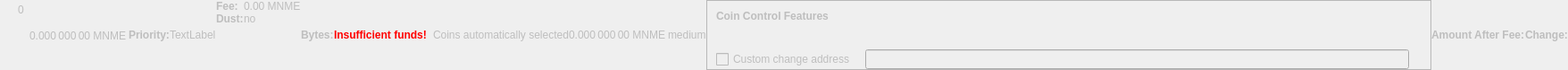
    <widget class="QWidget" name="dummyHideWidget" native="true">
     <property name="enabled">
      <bool>false</bool>
     </property>
     <property name="maximumSize">
      <size>
       <width>100</width>
       <height>22</height>
      </size>
     </property>
     <layout class="QHBoxLayout" name="dummyHideLayout">
      <property name="spacing">
       <number>0</number>
      </property>
      <property name="leftMargin">
       <number>0</number>
      </property>
      <property name="topMargin">
       <number>0</number>
      </property>
      <property name="rightMargin">
       <number>0</number>
      </property>
      <property name="bottomMargin">
       <number>0</number>
      </property>
      <item>
       <layout class="QFormLayout" name="formLayoutCoinControl1">
        <property name="horizontalSpacing">
         <number>10</number>
        </property>
        <property name="verticalSpacing">
         <number>14</number>
        </property>
        <property name="leftMargin">
         <number>10</number>
        </property>
        <property name="topMargin">
         <number>4</number>
        </property>
        <property name="rightMargin">
         <number>6</number>
        </property>
        <item row="0" column="1">
         <widget class="QLabel" name="labelCoinControlBytes">
          <property name="cursor">
           <cursorShape>IBeamCursor</cursorShape>
          </property>
          <property name="contextMenuPolicy">
           <enum>Qt::ActionsContextMenu</enum>
          </property>
          <property name="text">
           <string notr="true">0</string>
          </property>
          <property name="textInteractionFlags">
           <set>Qt::LinksAccessibleByMouse|Qt::TextSelectableByKeyboard|Qt::TextSelectableByMouse</set>
          </property>
         </widget>
        </item>
       </layout>
      </item>
      <item>
       <widget class="QLabel" name="labelCoinControlAfterFee">
        <property name="enabled">
         <bool>false</bool>
        </property>
        <property name="sizePolicy">
         <sizepolicy hsizetype="Fixed" vsizetype="Fixed">
          <horstretch>0</horstretch>
          <verstretch>0</verstretch>
         </sizepolicy>
        </property>
        <property name="minimumSize">
         <size>
          <width>111</width>
          <height>12</height>
         </size>
        </property>
        <property name="maximumSize">
         <size>
          <width>111</width>
          <height>12</height>
         </size>
        </property>
        <property name="cursor">
         <cursorShape>IBeamCursor</cursorShape>
        </property>
        <property name="contextMenuPolicy">
         <enum>Qt::ActionsContextMenu</enum>
        </property>
        <property name="text">
         <string notr="true">0.000 000 00 MNME</string>
        </property>
        <property name="textInteractionFlags">
         <set>Qt::LinksAccessibleByMouse|Qt::TextSelectableByKeyboard|Qt::TextSelectableByMouse</set>
        </property>
       </widget>
      </item>
      <item>
       <widget class="QLabel" name="labelCoinControlPriorityText">
        <property name="enabled">
         <bool>false</bool>
        </property>
        <property name="font">
         <font>
          <weight>75</weight>
          <bold>true</bold>
         </font>
        </property>
        <property name="text">
         <string>Priority:</string>
        </property>
       </widget>
      </item>
      <item>
       <layout class="QHBoxLayout" name="horizontalLayout">
        <item>
         <widget class="QLabel" name="WarningLabel">
          <property name="text">
           <string>TextLabel</string>
          </property>
         </widget>
        </item>
       </layout>
      </item>
      <item>
       <layout class="QFormLayout" name="formLayoutCoinControl3">
        <property name="horizontalSpacing">
         <number>0</number>
        </property>
        <property name="verticalSpacing">
         <number>0</number>
        </property>
        <property name="leftMargin">
         <number>0</number>
        </property>
        <property name="topMargin">
         <number>0</number>
        </property>
        <property name="rightMargin">
         <number>0</number>
        </property>
        <item row="0" column="0">
         <widget class="QLabel" name="labelCoinControlFeeText">
          <property name="enabled">
           <bool>false</bool>
          </property>
          <property name="font">
           <font>
            <weight>75</weight>
            <bold>true</bold>
           </font>
          </property>
          <property name="text">
           <string>Fee:</string>
          </property>
          <property name="margin">
           <number>0</number>
          </property>
         </widget>
        </item>
        <item row="0" column="1">
         <widget class="QLabel" name="labelCoinControlFee">
          <property name="enabled">
           <bool>false</bool>
          </property>
          <property name="cursor">
           <cursorShape>IBeamCursor</cursorShape>
          </property>
          <property name="contextMenuPolicy">
           <enum>Qt::ActionsContextMenu</enum>
          </property>
          <property name="text">
           <string notr="true">0.00 MNME</string>
          </property>
          <property name="textInteractionFlags">
           <set>Qt::LinksAccessibleByMouse|Qt::TextSelectableByKeyboard|Qt::TextSelectableByMouse</set>
          </property>
         </widget>
        </item>
        <item row="1" column="0">
         <widget class="QLabel" name="labelCoinControlLowOutputText">
          <property name="enabled">
           <bool>false</bool>
          </property>
          <property name="font">
           <font>
            <weight>75</weight>
            <bold>true</bold>
           </font>
          </property>
          <property name="text">
           <string>Dust:</string>
          </property>
         </widget>
        </item>
        <item row="1" column="1">
         <widget class="QLabel" name="labelCoinControlLowOutput">
          <property name="enabled">
           <bool>false</bool>
          </property>
          <property name="cursor">
           <cursorShape>IBeamCursor</cursorShape>
          </property>
          <property name="contextMenuPolicy">
           <enum>Qt::ActionsContextMenu</enum>
          </property>
          <property name="text">
           <string>no</string>
          </property>
          <property name="textInteractionFlags">
           <set>Qt::LinksAccessibleByMouse|Qt::TextSelectableByKeyboard|Qt::TextSelectableByMouse</set>
          </property>
         </widget>
        </item>
       </layout>
      </item>
      <item>
       <widget class="QLabel" name="labelCoinControlBytesText">
        <property name="enabled">
         <bool>false</bool>
        </property>
        <property name="font">
         <font>
          <weight>75</weight>
          <bold>true</bold>
         </font>
        </property>
        <property name="text">
         <string>Bytes:</string>
        </property>
       </widget>
      </item>
      <item>
       <layout class="QFormLayout" name="formLayoutCoinControl2">
        <property name="horizontalSpacing">
         <number>0</number>
        </property>
        <property name="verticalSpacing">
         <number>0</number>
        </property>
        <property name="leftMargin">
         <number>0</number>
        </property>
        <property name="topMargin">
         <number>0</number>
        </property>
        <property name="rightMargin">
         <number>0</number>
        </property>
       </layout>
      </item>
      <item>
       <layout class="QHBoxLayout" name="horizontalLayoutCoinControl2">
        <property name="spacing">
         <number>0</number>
        </property>
        <property name="bottomMargin">
         <number>0</number>
        </property>
       </layout>
      </item>
      <item>
       <widget class="QLabel" name="labelCoinControlInsuffFunds">
        <property name="enabled">
         <bool>false</bool>
        </property>
        <property name="minimumSize">
         <size>
          <width>0</width>
          <height>0</height>
         </size>
        </property>
        <property name="font">
         <font>
          <weight>75</weight>
          <bold>true</bold>
         </font>
        </property>
        <property name="styleSheet">
         <string notr="true">color:red;font-weight:bold;</string>
        </property>
        <property name="text">
         <string>Insufficient funds!</string>
        </property>
        <property name="margin">
         <number>5</number>
        </property>
       </widget>
      </item>
      <item>
       <layout class="QFormLayout" name="formLayoutCoinControl4">
        <property name="horizontalSpacing">
         <number>0</number>
        </property>
        <property name="verticalSpacing">
         <number>0</number>
        </property>
        <property name="leftMargin">
         <number>0</number>
        </property>
        <property name="topMargin">
         <number>0</number>
        </property>
        <property name="rightMargin">
         <number>0</number>
        </property>
       </layout>
      </item>
      <item>
       <widget class="QLabel" name="labelCoinControlChangeLabel">
        <property name="enabled">
         <bool>false</bool>
        </property>
        <property name="sizePolicy">
         <sizepolicy hsizetype="Preferred" vsizetype="Expanding">
          <horstretch>0</horstretch>
          <verstretch>0</verstretch>
         </sizepolicy>
        </property>
        <property name="minimumSize">
         <size>
          <width>0</width>
          <height>0</height>
         </size>
        </property>
        <property name="text">
         <string/>
        </property>
        <property name="margin">
         <number>3</number>
        </property>
       </widget>
      </item>
      <item>
       <widget class="QLabel" name="labelCoinControlAutomaticallySelected">
        <property name="enabled">
         <bool>false</bool>
        </property>
        <property name="sizePolicy">
         <sizepolicy hsizetype="Fixed" vsizetype="Fixed">
          <horstretch>0</horstretch>
          <verstretch>0</verstretch>
         </sizepolicy>
        </property>
        <property name="minimumSize">
         <size>
          <width>0</width>
          <height>0</height>
         </size>
        </property>
        <property name="maximumSize">
         <size>
          <width>240</width>
          <height>16777215</height>
         </size>
        </property>
        <property name="text">
         <string>Coins automatically selected</string>
        </property>
        <property name="margin">
         <number>5</number>
        </property>
       </widget>
      </item>
      <item>
       <widget class="QLabel" name="labelCoinControlChange">
        <property name="enabled">
         <bool>false</bool>
        </property>
        <property name="sizePolicy">
         <sizepolicy hsizetype="Fixed" vsizetype="Fixed">
          <horstretch>0</horstretch>
          <verstretch>0</verstretch>
         </sizepolicy>
        </property>
        <property name="minimumSize">
         <size>
          <width>111</width>
          <height>0</height>
         </size>
        </property>
        <property name="maximumSize">
         <size>
          <width>111</width>
          <height>16777215</height>
         </size>
        </property>
        <property name="cursor">
         <cursorShape>IBeamCursor</cursorShape>
        </property>
        <property name="contextMenuPolicy">
         <enum>Qt::ActionsContextMenu</enum>
        </property>
        <property name="text">
         <string notr="true">0.000 000 00 MNME</string>
        </property>
        <property name="textInteractionFlags">
         <set>Qt::LinksAccessibleByMouse|Qt::TextSelectableByKeyboard|Qt::TextSelectableByMouse</set>
        </property>
       </widget>
      </item>
      <item>
       <widget class="QLabel" name="labelCoinControlPriority">
        <property name="enabled">
         <bool>false</bool>
        </property>
        <property name="cursor">
         <cursorShape>IBeamCursor</cursorShape>
        </property>
        <property name="contextMenuPolicy">
         <enum>Qt::ActionsContextMenu</enum>
        </property>
        <property name="text">
         <string>medium</string>
        </property>
        <property name="textInteractionFlags">
         <set>Qt::LinksAccessibleByMouse|Qt::TextSelectableByKeyboard|Qt::TextSelectableByMouse</set>
        </property>
       </widget>
      </item>
      <item>
       <widget class="QFrame" name="frameCoinControl">
        <property name="sizePolicy">
         <sizepolicy hsizetype="Expanding" vsizetype="Expanding">
          <horstretch>0</horstretch>
          <verstretch>0</verstretch>
         </sizepolicy>
        </property>
        <property name="maximumSize">
         <size>
          <width>16777215</width>
          <height>16777215</height>
         </size>
        </property>
        <property name="frameShape">
         <enum>QFrame::StyledPanel</enum>
        </property>
        <property name="frameShadow">
         <enum>QFrame::Sunken</enum>
        </property>
        <layout class="QVBoxLayout" name="verticalLayoutCoinControl2_2">
         <property name="spacing">
          <number>0</number>
         </property>
         <property name="leftMargin">
          <number>0</number>
         </property>
         <property name="topMargin">
          <number>0</number>
         </property>
         <property name="rightMargin">
          <number>0</number>
         </property>
         <property name="bottomMargin">
          <number>0</number>
         </property>
         <item>
          <layout class="QVBoxLayout" name="verticalLayoutCoinControl" stretch="0,0,0,1">
           <property name="spacing">
            <number>0</number>
           </property>
           <property name="leftMargin">
            <number>10</number>
           </property>
           <property name="topMargin">
            <number>10</number>
           </property>
           <item>
            <layout class="QHBoxLayout" name="horizontalLayoutCoinControl1">
             <property name="bottomMargin">
              <number>15</number>
             </property>
             <item>
              <widget class="QLabel" name="labelCoinControlFeatures">
               <property name="enabled">
                <bool>false</bool>
               </property>
               <property name="sizePolicy">
                <sizepolicy hsizetype="Preferred" vsizetype="Maximum">
                 <horstretch>0</horstretch>
                 <verstretch>0</verstretch>
                </sizepolicy>
               </property>
               <property name="font">
                <font>
                 <weight>75</weight>
                 <bold>true</bold>
                </font>
               </property>
               <property name="styleSheet">
                <string notr="true">font-weight:bold;</string>
               </property>
               <property name="text">
                <string>Coin Control Features</string>
               </property>
              </widget>
             </item>
            </layout>
           </item>
           <item>
            <widget class="QWidget" name="widgetCoinControl" native="true">
             <property name="sizePolicy">
              <sizepolicy hsizetype="Preferred" vsizetype="Preferred">
               <horstretch>0</horstretch>
               <verstretch>0</verstretch>
              </sizepolicy>
             </property>
             <property name="minimumSize">
              <size>
               <width>0</width>
               <height>0</height>
              </size>
             </property>
             <property name="styleSheet">
              <string notr="true"/>
             </property>
             <layout class="QHBoxLayout" name="horizontalLayoutCoinControl5_2">
              <property name="leftMargin">
               <number>0</number>
              </property>
              <property name="topMargin">
               <number>0</number>
              </property>
              <property name="rightMargin">
               <number>0</number>
              </property>
              <property name="bottomMargin">
               <number>0</number>
              </property>
              <item>
               <layout class="QHBoxLayout" name="horizontalLayoutCoinControl3">
                <property name="spacing">
                 <number>20</number>
                </property>
                <property name="topMargin">
                 <number>0</number>
                </property>
                <property name="bottomMargin">
                 <number>10</number>
                </property>
               </layout>
              </item>
             </layout>
            </widget>
           </item>
           <item>
            <layout class="QHBoxLayout" name="horizontalLayoutCoinControl4" stretch="0,0,0">
             <property name="spacing">
              <number>12</number>
             </property>
             <property name="sizeConstraint">
              <enum>QLayout::SetDefaultConstraint</enum>
             </property>
             <property name="topMargin">
              <number>5</number>
             </property>
             <property name="rightMargin">
              <number>5</number>
             </property>
             <item>
              <widget class="QCheckBox" name="checkBoxCoinControlChange">
               <property name="enabled">
                <bool>false</bool>
               </property>
               <property name="toolTip">
                <string>If this is activated, but the change address is empty or invalid, change will be sent to a newly generated address.</string>
               </property>
               <property name="text">
                <string>Custom change address</string>
               </property>
              </widget>
             </item>
             <item>
              <widget class="QValidatedLineEdit" name="lineEditCoinControlChange">
               <property name="enabled">
                <bool>false</bool>
               </property>
               <property name="sizePolicy">
                <sizepolicy hsizetype="Expanding" vsizetype="Fixed">
                 <horstretch>0</horstretch>
                 <verstretch>0</verstretch>
                </sizepolicy>
               </property>
              </widget>
             </item>
             <item>
              <widget class="QLabel" name="labelCoinControlChangeLabel_2">
               <property name="sizePolicy">
                <sizepolicy hsizetype="Preferred" vsizetype="Expanding">
                 <horstretch>0</horstretch>
                 <verstretch>0</verstretch>
                </sizepolicy>
               </property>
               <property name="minimumSize">
                <size>
                 <width>0</width>
                 <height>0</height>
                </size>
               </property>
               <property name="text">
                <string/>
               </property>
               <property name="margin">
                <number>3</number>
               </property>
              </widget>
             </item>
            </layout>
           </item>
           <item>
            <spacer name="verticalSpacerCoinControl">
             <property name="orientation">
              <enum>Qt::Vertical</enum>
             </property>
             <property name="sizeHint" stdset="0">
              <size>
               <width>800</width>
               <height>1</height>
              </size>
             </property>
            </spacer>
           </item>
          </layout>
         </item>
        </layout>
       </widget>
      </item>
      <item>
       <widget class="QLabel" name="labelCoinControlAfterFeeText">
        <property name="enabled">
         <bool>false</bool>
        </property>
        <property name="minimumSize">
         <size>
          <width>0</width>
          <height>0</height>
         </size>
        </property>
        <property name="maximumSize">
         <size>
          <width>16777215</width>
          <height>16777215</height>
         </size>
        </property>
        <property name="font">
         <font>
          <weight>75</weight>
          <bold>true</bold>
         </font>
        </property>
        <property name="text">
         <string>Amount After Fee:</string>
        </property>
        <property name="alignment">
         <set>Qt::AlignLeading|Qt::AlignLeft|Qt::AlignVCenter</set>
        </property>
        <property name="margin">
         <number>0</number>
        </property>
       </widget>
      </item>
      <item>
       <widget class="QLabel" name="labelCoinControlChangeText">
        <property name="enabled">
         <bool>false</bool>
        </property>
        <property name="sizePolicy">
         <sizepolicy hsizetype="Preferred" vsizetype="Preferred">
          <horstretch>0</horstretch>
          <verstretch>0</verstretch>
         </sizepolicy>
        </property>
        <property name="minimumSize">
         <size>
          <width>0</width>
          <height>0</height>
         </size>
        </property>
        <property name="maximumSize">
         <size>
          <width>16777215</width>
          <height>16777215</height>
         </size>
        </property>
        <property name="font">
         <font>
          <weight>75</weight>
          <bold>true</bold>
         </font>
        </property>
        <property name="text">
         <string>Change:</string>
        </property>
        <property name="alignment">
         <set>Qt::AlignLeading|Qt::AlignLeft|Qt::AlignVCenter</set>
        </property>
       </widget>
      </item>
     </layout>
    </widget>
